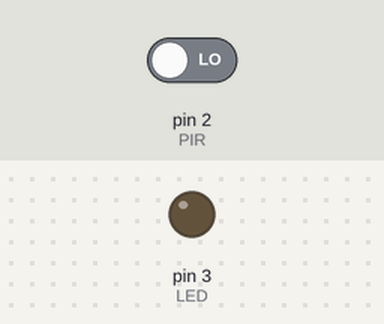
Recording of a sketch running on a simulated Arduino Uno, built with avr-gcc and run on an emulated ATmega328P. On the bench: output pins drawn as LEDs (lit = HIGH). The test bench sets the inputs (shaded band); at power-on: pin 2 (PIR) LOW.

Above: at 0.1 s.
At 20.1 s:
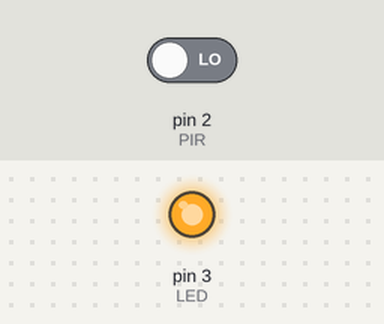
Timing chart, 0 to 21.6 s (numbered marks = the images above):
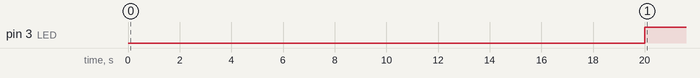

Measured:
- by itself, pin 3 (LED): LOW → HIGH at 20.0 s

The sketch:

Practica_11.ino
```cpp
int PIR = 2;
int LED = 3;
int ESTADO = 0;

void setup() {
  pinMode(PIR, INPUT);
  pinMode (LED, OUTPUT);
  delay (20000);
}

void loop() {
  ESTADO = digitalRead (PIR);
  if (ESTADO == HIGH){
    digitalWrite(LED, LOW);
    delay(4000);
  }
  else{
    digitalWrite(LED, HIGH);
  }
  // put your main code here, to run repeatedly:

}
```
